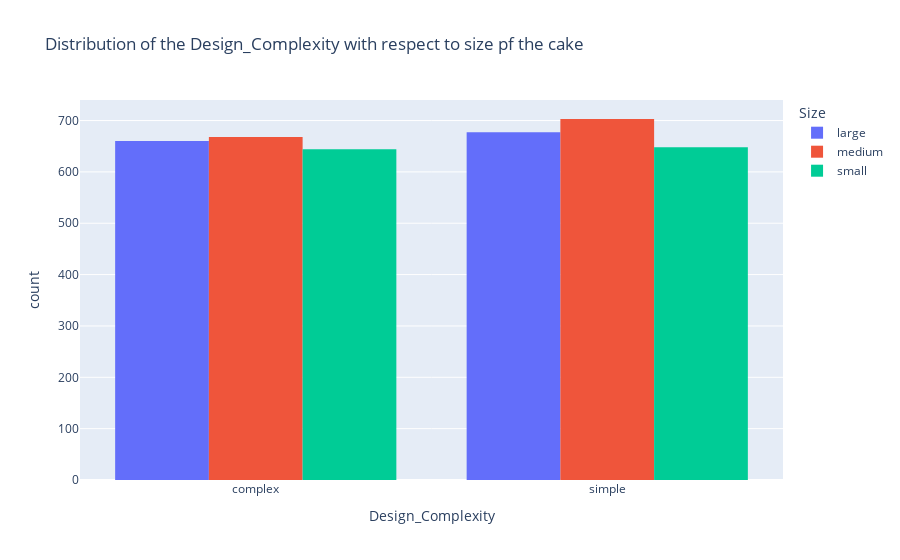

The code cell stored with this chart in its notebook:
### Code cell
import plotly.express as px
fig = px.histogram(data, x = 'Design_Complexity', color = 'Size',
                   hover_data = data.columns,
                   title = 'Distribution of the Design_Complexity with respect to size pf the cake',
                   barmode = 'group')
fig.show()

### Figure 1 — Plotly figure (JSON) as saved in the notebook; plotly's stock layout.template omitted (floating-point values rounded to 4 significant figures; data arrays with more than 128 entries replaced by an {"elided": "..."} marker saying what was removed)
{"data": [{"alignmentgroup": "True", "bingroup": "x", "hovertemplate": "Size=large<br>Design_Complexity=%{x}<br>count=%{y}<extra></extra>", "legendgroup": "large", "marker": {"color": "#636efa", "pattern": {"shape": ""}}, "name": "large", "offsetgroup": "large", "orientation": "v", "showlegend": true, "type": "histogram", "x": {"elided": "1337 str values"}, "xaxis": "x", "yaxis": "y"}, {"alignmentgroup": "True", "bingroup": "x", "hovertemplate": "Size=medium<br>Design_Complexity=%{x}<br>count=%{y}<extra></extra>", "legendgroup": "medium", "marker": {"color": "#EF553B", "pattern": {"shape": ""}}, "name": "medium", "offsetgroup": "medium", "orientation": "v", "showlegend": true, "type": "histogram", "x": {"elided": "1371 str values"}, "xaxis": "x", "yaxis": "y"}, {"alignmentgroup": "True", "bingroup": "x", "hovertemplate": "Size=small<br>Design_Complexity=%{x}<br>count=%{y}<extra></extra>", "legendgroup": "small", "marker": {"color": "#00cc96", "pattern": {"shape": ""}}, "name": "small", "offsetgroup": "small", "orientation": "v", "showlegend": true, "type": "histogram", "x": {"elided": "1292 str values"}, "xaxis": "x", "yaxis": "y"}], "layout": {"barmode": "group", "legend": {"title": {"text": "Size"}, "tracegroupgap": 0}, "title": {"text": "Distribution of the Design_Complexity with respect to size pf the cake"}, "xaxis": {"anchor": "y", "domain": [0, 1], "title": {"text": "Design_Complexity"}}, "yaxis": {"anchor": "x", "domain": [0, 1], "title": {"text": "count"}}}}
